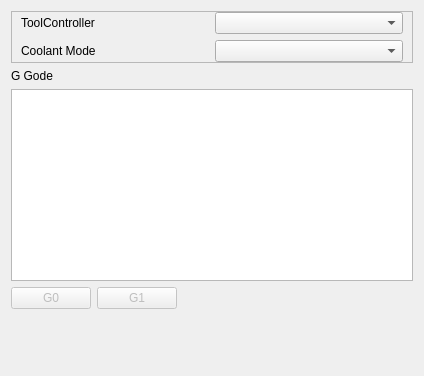
<?xml version="1.0" encoding="UTF-8"?>
<ui version="4.0">
 <class>Form</class>
 <widget class="QWidget" name="Form">
  <property name="geometry">
   <rect>
    <x>0</x>
    <y>0</y>
    <width>424</width>
    <height>376</height>
   </rect>
  </property>
  <property name="windowTitle">
   <string>Form</string>
  </property>
  <layout class="QVBoxLayout" name="verticalLayout">
   <item>
    <widget class="QFrame" name="frame_2">
     <property name="frameShape">
      <enum>QFrame::StyledPanel</enum>
     </property>
     <property name="frameShadow">
      <enum>QFrame::Raised</enum>
     </property>
     <layout class="QGridLayout" name="gridLayout">
      <property name="topMargin">
       <number>0</number>
      </property>
      <property name="bottomMargin">
       <number>0</number>
      </property>
      <item row="0" column="0">
       <widget class="QLabel" name="label">
        <property name="text">
         <string>ToolController</string>
        </property>
       </widget>
      </item>
      <item row="0" column="1">
       <widget class="QComboBox" name="toolController">
        <property name="toolTip">
         <string>&lt;html&gt;&lt;head/&gt;&lt;body&gt;&lt;p&gt;The tool and its settings to be used for this operation.&lt;/p&gt;&lt;/body&gt;&lt;/html&gt;</string>
        </property>
       </widget>
      </item>
      <item row="1" column="0">
       <widget class="QLabel" name="label_3">
        <property name="text">
         <string>Coolant Mode</string>
        </property>
       </widget>
      </item>
      <item row="1" column="1">
       <widget class="QComboBox" name="coolantController"/>
      </item>
     </layout>
    </widget>
   </item>
   <item>
    <widget class="QLabel" name="label_2">
     <property name="text">
      <string>G Gode</string>
     </property>
    </widget>
   </item>
   <item>
    <widget class="QTextEdit" name="txtGCode">
     <property name="lineWrapMode">
      <enum>QTextEdit::NoWrap</enum>
     </property>
     <property name="acceptRichText">
      <bool>false</bool>
     </property>
    </widget>
   </item>
   <item>
    <layout class="QHBoxLayout" name="horizontalLayout">
     <item>
      <widget class="QPushButton" name="btnG0Add">
       <property name="enabled">
        <bool>false</bool>
       </property>
       <property name="sizePolicy">
        <sizepolicy hsizetype="Maximum" vsizetype="Fixed">
         <horstretch>0</horstretch>
         <verstretch>0</verstretch>
        </sizepolicy>
       </property>
       <property name="text">
        <string>G0</string>
       </property>
      </widget>
     </item>
     <item>
      <widget class="QPushButton" name="btnG1Add">
       <property name="enabled">
        <bool>false</bool>
       </property>
       <property name="sizePolicy">
        <sizepolicy hsizetype="Maximum" vsizetype="Fixed">
         <horstretch>0</horstretch>
         <verstretch>0</verstretch>
        </sizepolicy>
       </property>
       <property name="text">
        <string>G1</string>
       </property>
      </widget>
     </item>
     <item>
      <widget class="QLabel" name="txtPoint">
       <property name="text">
        <string/>
       </property>
      </widget>
     </item>
    </layout>
   </item>
   <item>
    <spacer name="verticalSpacer">
     <property name="orientation">
      <enum>Qt::Vertical</enum>
     </property>
     <property name="sizeHint" stdset="0">
      <size>
       <width>20</width>
       <height>40</height>
      </size>
     </property>
    </spacer>
   </item>
  </layout>
 </widget>
 <resources/>
 <connections/>
</ui>
